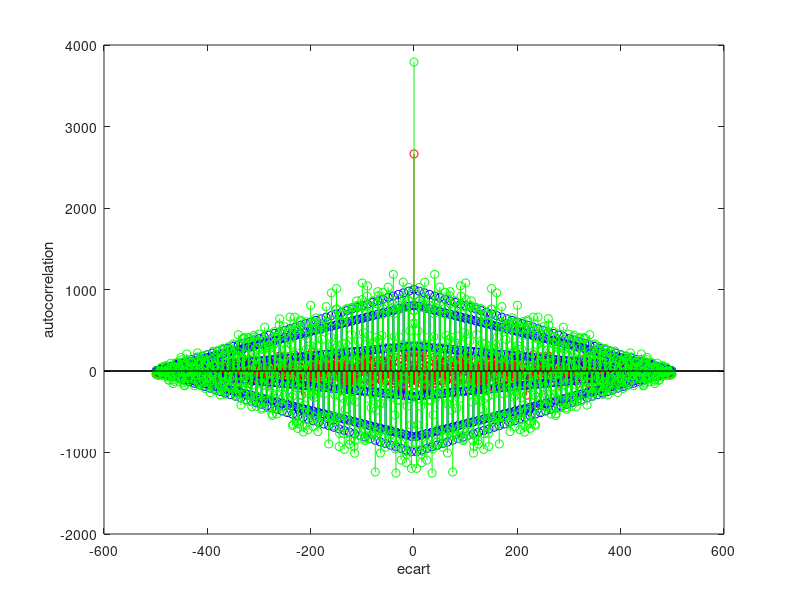

The MATLAB source for this figure:
a=2; 
f0=50; 
phi= pi/2;

fe=500;
Te=1/fe;
N=fe; %% lenombre dechantlions pour la duree 3

t=(0:N-1)* Te; %le t de chaque echantillons
xn=a*sin(2*pi*f0*t+phi);
sigma=sqrt(5);
bn=sigma*randn(1,N); %bruir gaussien
yn= xn+bn;
%autocorrelation de chcaun des signaux avrc un ecart de L=40;
L=40;
[Cb,L]=xcorr(bn); %%autocorel avec une delimitation maxlag=L
[Cxn,L]=xcorr(xn);
[Cyn,L]=xcorr(yn);
figure(1)
stem(L,Cb,'r')
hold on;
stem(L,Cxn,'b')
hold on;
stem(L,Cyn,'g');
xlabel ('ecart');
ylabel('autocorrelation');
